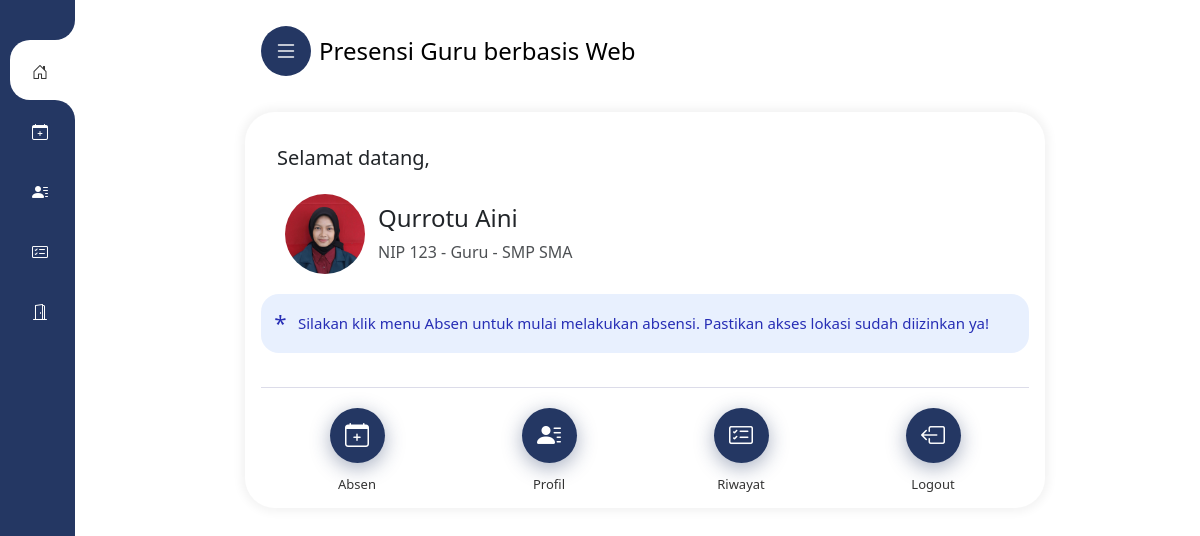
The app's page /beranda (signed in) with its own data.
### tables this page shows
CREATE TABLE `pengguna` (
  `id` int(11) NOT NULL,
  `nip` int(11) NOT NULL,
  `nama` varchar(30) NOT NULL,
  `password` varchar(255) NOT NULL,
  `jabatan_id` int(11) NOT NULL,
  `penempatan_id` int(11) NOT NULL,
  `foto_profil` varchar(225) DEFAULT NULL
);

CREATE TABLE `jabatan` (
  `jabatan_id` int(11) NOT NULL,
  `jabatan_nama` varchar(30) NOT NULL
);

CREATE TABLE `penempatan` (
  `penempatan_id` int(11) NOT NULL,
  `penempatan_nama` varchar(11) NOT NULL
);

### beranda.php (the view, shortened to what this page needs)
<?php
include_once 'cfgall.php';
?>
<!DOCTYPE html>
<html>
<body>
	<div class="kolomkanan">
		<div class="mx-auto">
			<div class="card mb-5 p-3">
				<div class="leftP">
					<div>
						<div class="card-body" style="padding-top:0">
							<h5 class="card-title">Selamat datang,</h5>
						</div>
					</div>
					<div class="profileIcon leftC flex solo" style="padding-bottom:20px">
						<label class="a flexIns fc" for="forProfile">
							<span class="avatar flex center">
								<img class="iniprofil" src="foto_profil/<?php echo $nama_file; ?>"
									alt="<?php echo $nama_file; ?>">
							</span>
							<span class="n flex column">
								<span class="fontS">
									<h4>
										<?php echo $nama ?>
									</h4>
								</span>
								<p class="opacity" style="margin-bottom:0">
									NIP
									<?php echo $nip ?> -
									<?php echo $jabatan ?> -
									<?php echo $penempatan ?>
								</p>
							</span>
						</label>
					</div>
					<p class='note'>Silakan klik menu Absen untuk mulai melakukan absensi. Pastikan akses lokasi sudah diizinkan ya!</p>
				</div>
				<div class="menu-beranda">
					<div class="item">
						<div class="sa">
							<a href="./absensi">
								<div class="icon-wrapper bg-putih">
									<i class="bi bi-calendar-plus"></i>
								</div>
								<strong>Absen</strong>
							</a>
						</div>
					</div>
					<div class="item">
						<div class="sa">
							<a href="./profil">
								<div class="icon-wrapper bg-putih">
									<i class="bi bi-person-lines-fill"></i>
								</div>
								<strong>Profil</strong>
							</a>
						</div>
					</div>
					<div class="item">
						<div class="sa">
							<a href="./riwayat">
								<div class="icon-wrapper bg-putih">
									<i class="bi bi-card-checklist"></i>
								</div>
								<strong>Riwayat</strong>
							</a>
						</div>
					</div>
					<div class="item">
						<div class="sa">
							<a href="./logout">
								<div class="icon-wrapper bg-putih">
									<i class="bi bi-box-arrow-left"></i>
								</div>
								<strong>Logout</strong>
							</a>
						</div>
					</div>
				</div>
			</div>
		</div>
	</div>
</body>
</html>

### header/style.css (style rules this page uses)
a,a:hover,a:focus { color: inherit;text-decoration: none;transition: all 0.3s; }
.card, .modal-content { box-shadow: 0px 0px 10px 4px rgba(0, 0, 0, 0.05);border:none;border-radius: 30px; }
.bi { vertical-align: -.125em;pointer-events: none;fill: currentColor; }
.flex { display:flex }
.flex.column { flex-direction:column }
.leftC { padding-inline: 20px; }
.leftP { position: relative;left: 0;top: 0;right: 0;padding-block: 18px;background-color: inherit; }
.profileIcon .a { align-items: center; }
.flexIns { display: inline-flex; }
.profileIcon .avatar { margin-inline-start: calc((35px - 20px) / 2 - 4px);margin-inline-end: calc(((35px - 20px) / 2) + 6px); }
.flex.center { align-items: center;justify-content: center; }
.avatar { min-width: 42px;min-height: 42px;border-radius: 50%;background-color: #f5f3f2;background-size: 100%;background-position: center;background-repeat: no-repeat; }
.avatar .iniprofil { width:80px;height:80px;border-radius: 50%; }
.profileIcon .n { max-width: calc(100% - 45px); }
.opacity { opacity: .8; }
.menu-beranda { border-top: 1px solid #DCDCE9;padding-top: 20px;display: flex;align-items: flex-start;justify-content: space-between; }
.menu-beranda .item { flex: 1;text-align: center; }
.menu-beranda .item .sa { display:block; }
.menu-beranda .item .icon-wrapper { width: 55px;height: 55px;display: inline-flex;align-items: center;justify-content: center;border-radius: 50%;color: #fff;font-size: 24px;margin-bottom: 14px;box-shadow:0 5px 20px 0 #24376366;transition: all .3s ease; }
.bg-putih { background:#243763 }
.menu-beranda .item strong { display: block;color: #333333;font-weight: 500;font-size: 13px;line-height: 1.2em; }
@media only screen and (min-width: 576px) { .mx-auto { margin-top:20px } }
@media only screen and (min-width: 576px) { .kolomkanan { margin-left: 110px !important;margin-right: 20px !important; } }
.note { position:relative; padding:18px 20px;padding-inline-start:37px;border-radius:18px; color:#272eb5;background-color:#e8f0fe; font-size:15px; overflow:hidden }
.note::after { content:'\002A'; position:absolute;top:12px;left:12px;min-width:15px;text-align:center; font-size:1.4rem }

### beranda.php (style rules this page uses)
.mx-auto { max-width: 800px !important }
.card { margin-top: 10px; }

### records on screen
pengguna: foto_profil (picture), nama "Qurrotu Aini", nip "123", jabatan.jabatan_nama "Guru", penempatan.penempatan_nama "SMP SMA"
